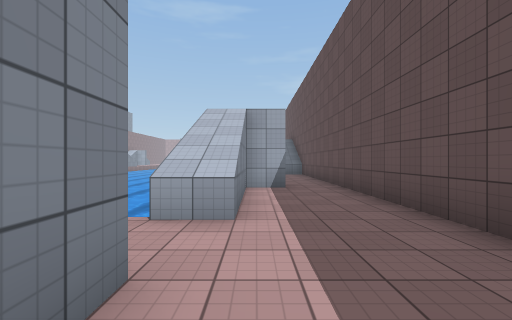
View 1 (above)

21 first-person views from a walk through a Unity game level. The camera is 1.4 m above the floor, looks level and sees 90° across. The floor is counted in squares, 2 m on a side. Each view is taken from the middle of a square. On the plan, view 1 faces up. The plan holds only what a view shows up to about 9 squares ahead; the rest is blank. The place goes on beyond the plan. The player character is not drawn. Surface patterns are stand-ins for the level's own textures.

View 2
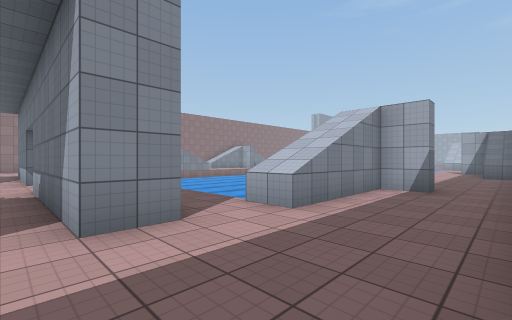

View 3
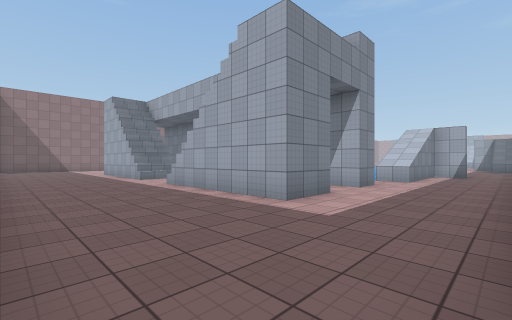

View 4
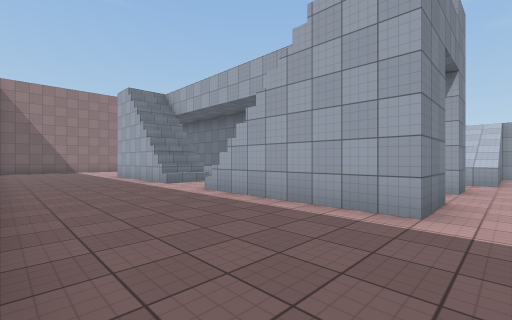

View 5
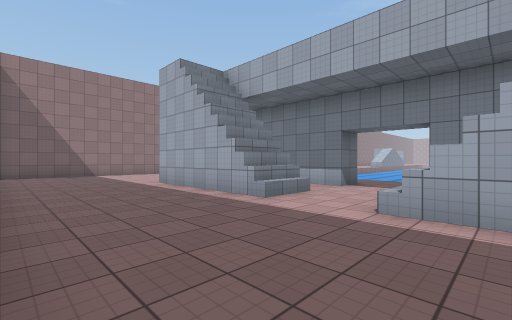

View 6
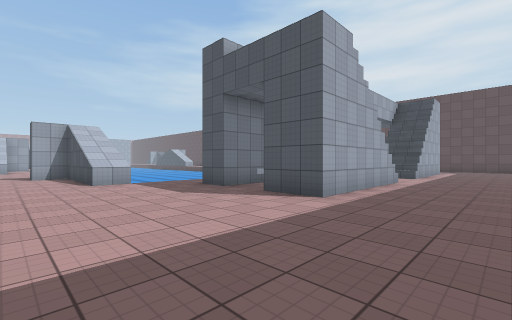

View 7
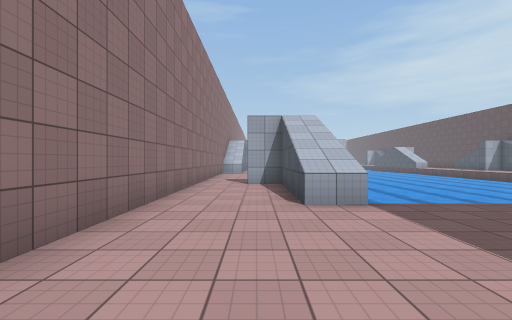

View 8
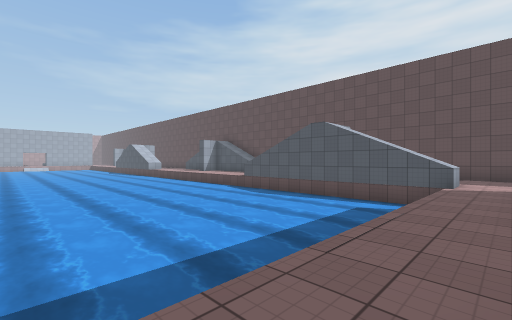

View 9
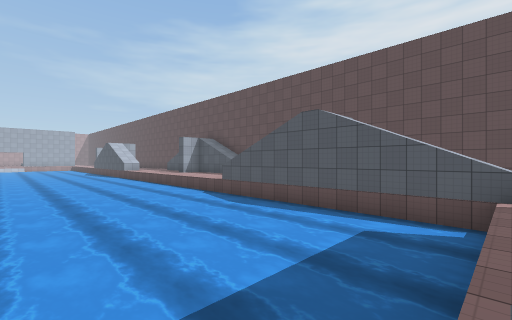

View 10
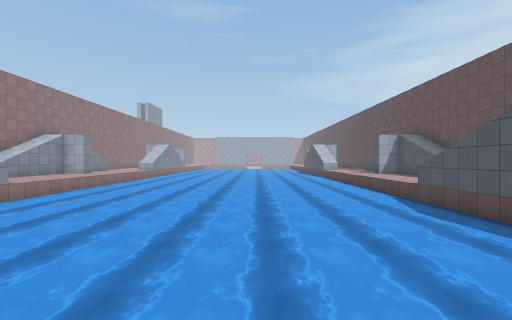

View 11
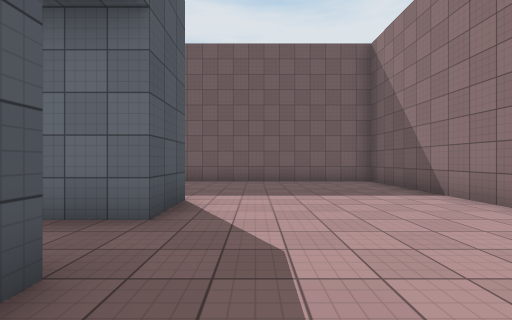

View 12
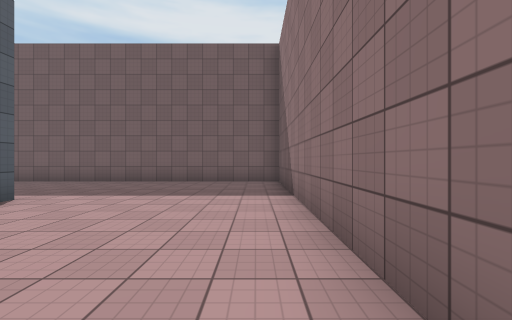

View 13
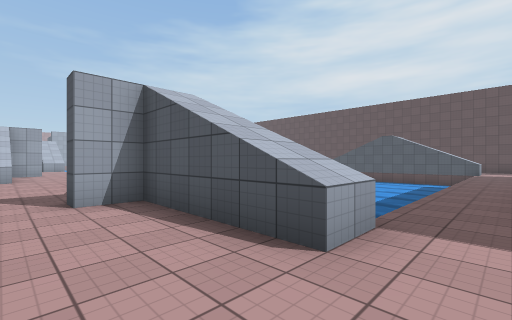

View 14
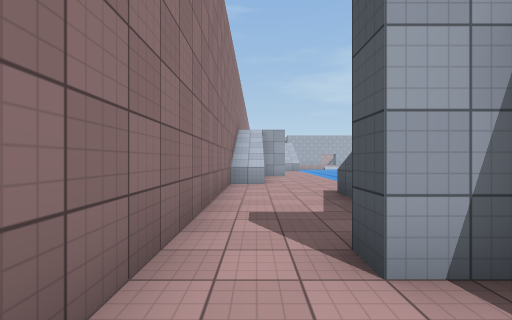

View 15
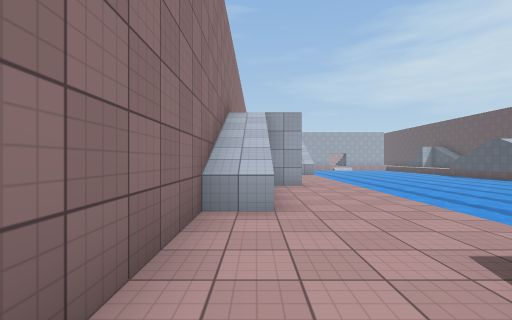

View 16
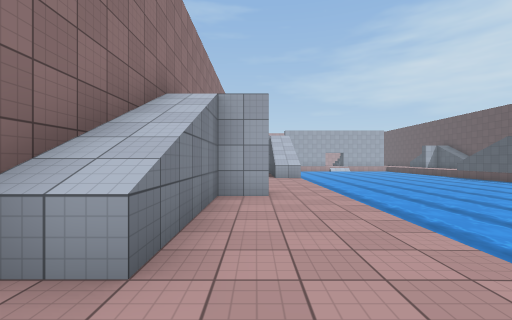

View 17
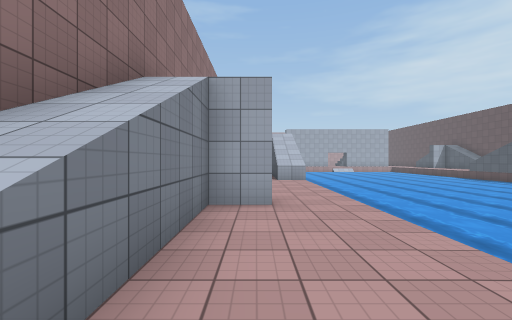

View 18
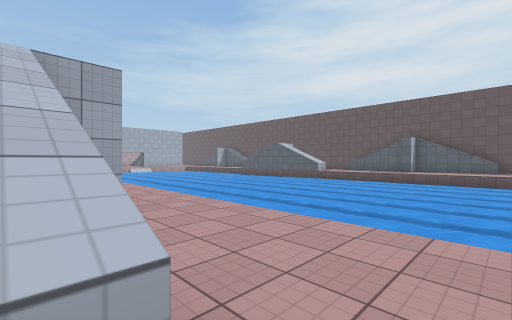

View 19
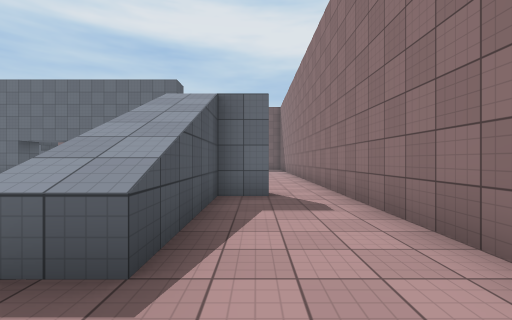

View 20
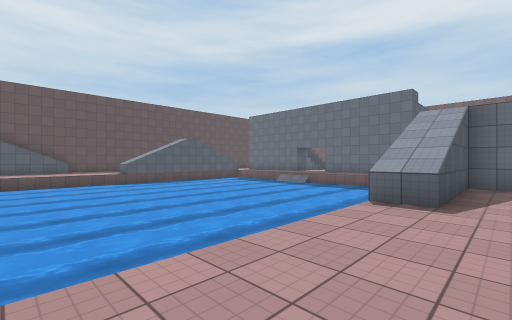

View 21
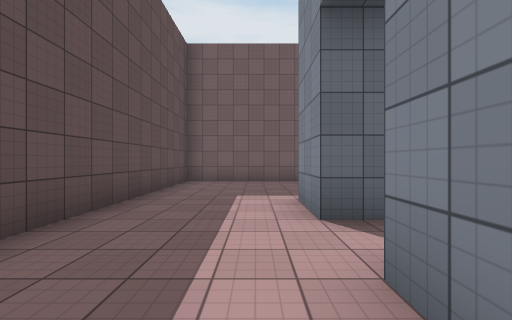

### Floor plan
Key: @ floor where view 1 was taken; # wall or solid block; . floor; ≈ water the walk keeps out of; ^ raised ledge.
Columns run from 17 left of view 1 to 3 right of it. Each row starts with its distance up from view 1.
 21    ^ ≈≈≈≈≈≈≈
 20    .≈≈≈≈≈≈≈≈
 19    .≈≈≈≈≈≈≈
 18   ..≈≈≈≈≈≈≈
 17   ..≈≈≈≈≈≈
 16  ##.≈≈≈≈≈≈≈
 15  #..≈≈≈≈≈≈≈≈≈≈≈
 14  #..≈≈≈≈≈≈≈≈≈≈≈
 13 ##..≈≈≈≈≈≈≈≈≈≈     #
 12 #...≈≈≈≈≈≈≈≈≈≈≈≈. ..
 11 #...≈≈≈≈≈≈≈≈≈≈≈≈....
 10 #..#≈≈≈≈≈≈≈≈≈≈≈≈#...
  9 #..#≈≈≈≈≈≈≈≈≈≈≈≈# ..#
  8 #..# ≈≈≈≈≈≈≈≈≈≈≈# ..#
  7 #.## ≈≈≈≈≈≈≈≈≈≈≈##..#
  6 #..# ≈≈≈≈≈≈≈≈≈≈≈#...#
  5 #..#≈   ≈≈≈≈≈≈≈≈#...#
  4 #..#≈  ≈≈≈≈≈≈≈≈≈#...#
  3 #..^............^...#
  2 #...................#
  1 #.....####..#####...#
  0 #................@..#
 -1 #.....####..   ##...#
 -2 #.....####..^####...#
 -3 #...................#
 -4 #...................#
 -5 #...................#
 -6 #...................#
 -7 ##########      #####

Where each view was taken, in squares from view 1:
view 1: 0 up, 0 right, facing up
view 2: 0 up, 2 right, facing up-left
view 3: 6 down, 2 right, facing up-left
view 4: 6 down, 0 right, facing up-left
view 5: 6 down, 4 left, facing up-left
view 6: 5 down, 16 left, facing up-right
view 7: 1 down, 15 left, facing up
view 8: 2 up, 9 left, facing up-right
view 9: 3 up, 7 left, facing up-right
view 10: 3 up, 6 left, facing up
view 11: 2 up, 13 left, facing down
view 12: 2 up, 16 left, facing down
view 13: 2 up, 16 left, facing up-right
view 14: 5 up, 16 left, facing up
view 15: 9 up, 16 left, facing up
view 16: 11 up, 15 left, facing up
view 17: 12 up, 15 left, facing up
view 18: 12 up, 16 left, facing up-right
view 19: 12 up, 15 left, facing down
view 20: 15 up, 15 left, facing down-right
view 21: 2 up, 0 right, facing down
